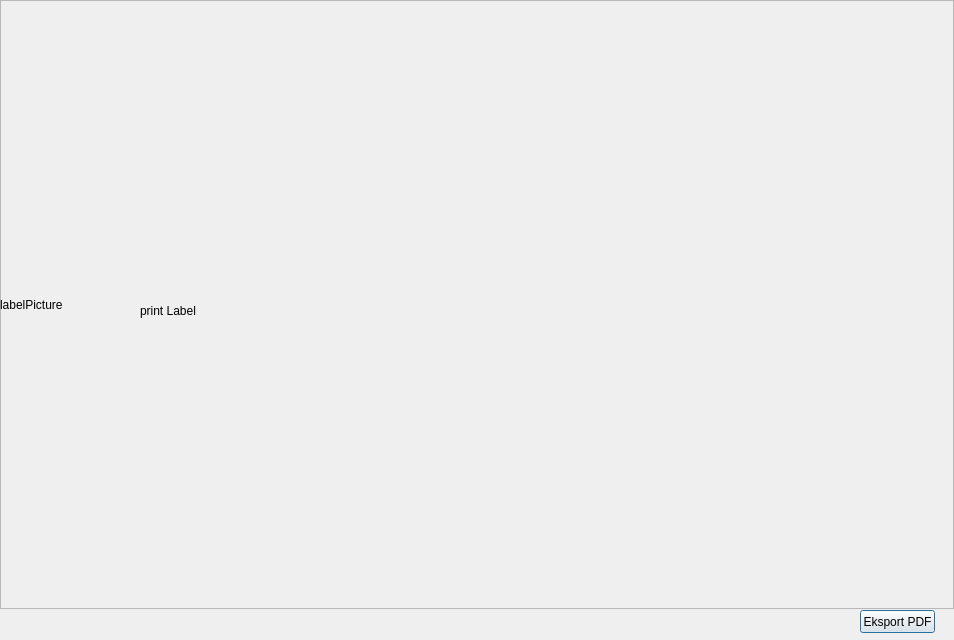
<?xml version="1.0" encoding="UTF-8"?>
<ui version="4.0">
 <class>ResultInterface</class>
 <widget class="QDialog" name="ResultInterface">
  <property name="geometry">
   <rect>
    <x>0</x>
    <y>0</y>
    <width>954</width>
    <height>640</height>
   </rect>
  </property>
  <property name="windowTitle">
   <string>Dialog</string>
  </property>
  <property name="styleSheet">
   <string notr="true"/>
  </property>
  <widget class="QPushButton" name="buttonEksportPDF">
   <property name="geometry">
    <rect>
     <x>860</x>
     <y>610</y>
     <width>75</width>
     <height>23</height>
    </rect>
   </property>
   <property name="text">
    <string>Eksport PDF</string>
   </property>
  </widget>
  <widget class="QFrame" name="frame">
   <property name="geometry">
    <rect>
     <x>0</x>
     <y>0</y>
     <width>954</width>
     <height>609</height>
    </rect>
   </property>
   <property name="frameShape">
    <enum>QFrame::StyledPanel</enum>
   </property>
   <property name="frameShadow">
    <enum>QFrame::Raised</enum>
   </property>
   <widget class="QLabel" name="labelPicture">
    <property name="geometry">
     <rect>
      <x>0</x>
      <y>0</y>
      <width>954</width>
      <height>609</height>
     </rect>
    </property>
    <property name="text">
     <string>labelPicture</string>
    </property>
   </widget>
   <widget class="QLabel" name="labelPrint">
    <property name="geometry">
     <rect>
      <x>140</x>
      <y>130</y>
      <width>301</width>
      <height>361</height>
     </rect>
    </property>
    <property name="text">
     <string>print Label</string>
    </property>
   </widget>
  </widget>
 </widget>
 <resources/>
 <connections/>
</ui>
